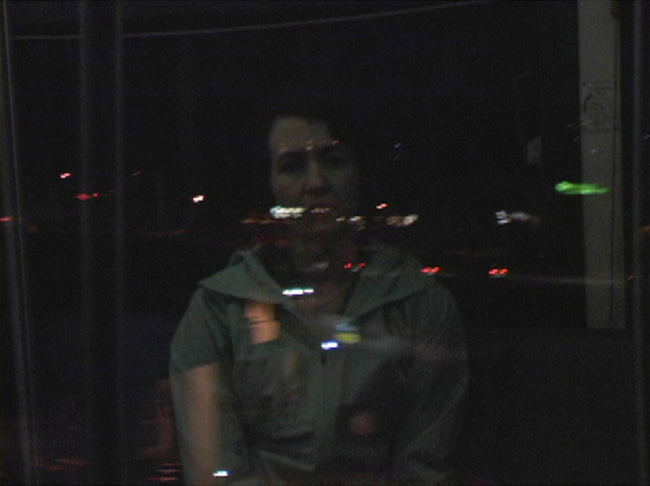
%> input picture Osmosis_reflectionSuppresion/figures/BusPortrait.jpg, 650 x 486 px; its folder holds only this picture in this run
$ octave osmosis_reflectionSuppress.m   (GNU Octave 9; MATLAB toolbox functions it lacks are replaced by stand-ins)
%> lines starting %> are read from the running program, lines starting %| are printed output that depends on the picture
### Osmosis_reflectionSuppresion/osmosis_d_vector.m
%% Authors: Simone Parisotto, Marco Caliari
% A on u: div(mask.*(grad u-((grad f)/f).*u))
% L on u: div(mask.*grad u)
% WW: input matrix field for anisotropic diffusion (w*h*4)
function [d1ij, d2ij] = osmosis_d_vector(v)
% Input:
%   umat  = shadowed image
%   umask = shadow boundary indicator function

[mx, my, ~] = size(v);

x  = linspace(1,mx,mx)';
y  = linspace(1,my,my)';
hx = (max(x)-min(x))/(mx-1);
hy = (max(y)-min(y))/(my-1);

% STANDARD DRIFT VECTOR FIELD d
d1ij = zeros(mx+1,my);
d2ij = zeros(mx,my+1);

d1ij(2:mx,:) = (diff(v,1,1)./(v(2:mx,:)+v(1:mx-1,:))*2/hx);%.*(mask(2:mx,:)+mask(1:mx-1,:))/2;
d2ij(:,2:my) = (diff(v,1,2)./(v(:,2:my)+v(:,1:my-1))*2/hy);%.*(mask(:,2:my)+mask(:,1:my-1))/2;

% [12 lines of commented-out code are left out]

end

### Osmosis_reflectionSuppresion/osmosis_reflectionSuppress.m
clear;

image_path_root = 'figures\'; % 'MFF_source_images\processed\'; %'source_images\'; %
foregrounds = dir([image_path_root,'*.*g']);
%directories = directories(~ismember({directories.name}, {'.', '..'}));

addpath(genpath('.'));

result_path = 'results\';
if ~exist(result_path, 'dir')
   mkdir(result_path)
end

h = 0.05;
offset = 1;
adam_it = 1751;
plot_img = false;

for index = 1:size(foregrounds, 1)

    foreground_filename = foregrounds(index).name;
    Im = im2double(imread([image_path_root,foreground_filename]))+offset;
    %Im = rgb2gray(Im);
    Im = imresize(Im,0.5);
%> Im: size 243x325x3 double
    [W, H, C] = size(Im);
%> W = 243; H = 325; C = 3

    % final all d1ij, d2ij and fusion by gradient mag
    d1ij = zeros([W+1, H, C]);
    d2ij = zeros([W, H+1, C]);
    for c = 1:C
        [d1ij(:,:,c), d2ij(:,:,c)] = osmosis_d_vector(Im(:,:,c)+eps);
    end
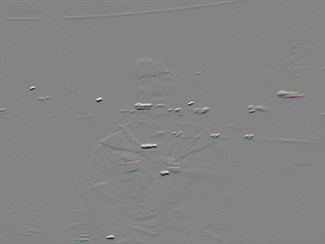
%> d1ij: size 244x325x3 double; mean R, G, B 0.000102, 8.25e-05, 3.11e-05; drawn with min black and max white
    %d1ij = d1ij*0.5; d2ij = d2ij*0.5;

    grad_mag_set = zeros([W, H, C]);
    for c = 1:C
        [gx, gy] = gradient(Im(:,:,c));
        grad_mag_set(:,:,c) = abs(imfilter(Im(:,:,c),[0,1,0;1,-4,1;0,1,0],'circular'));%sqrt(gx.^2+gy.^2);
    end
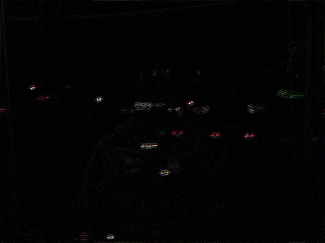
%> grad_mag_set: size 243x325x3 double; mean R, G, B 0.0205, 0.0195, 0.0207; drawn with min black and max white


    grad_mag_set = padarray(grad_mag_set, [1 1 0 0], 'replicate', 'both');  %'pre'
%> grad_mag_set: size 245x327x3 double
    grad_mag_set = (grad_mag_set(1:end-1,1:end-1,:)+grad_mag_set(1:end-1,2:end,:)+grad_mag_set(2:end,1:end-1,:)+grad_mag_set(2:end,2:end,:))/4;
%> grad_mag_set: size 244x326x3 double
    grad_mag_set = wthresh(grad_mag_set, 'h', h);                     % gradient thresholding
    ind = double(grad_mag_set == 0);
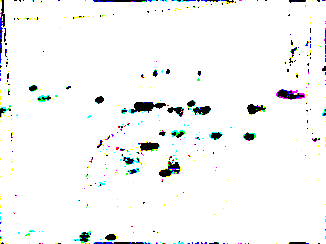
%> ind: size 244x326x3 double; mean R, G, B 0.96, 0.966, 0.966
    ind = imgaussfilt(double(ind),2);
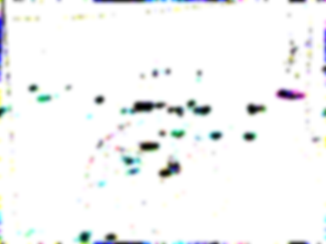
%> ind: size 244x326x3 double; mean R, G, B 0.959, 0.965, 0.965

    d1ij = (1-ind(:,2:end,:)).*d1ij;%d1ij(ind(:,2:end,:))*0.1;
    d2ij = (1-ind(2:end,:,:)).*d2ij;%d2ij(ind(2:end,:,:))*0.1;
    %%

%> (the run ends here)

$ run again, on Osmosis_reflectionSuppresion/figures/Dog-In-Window.jpg
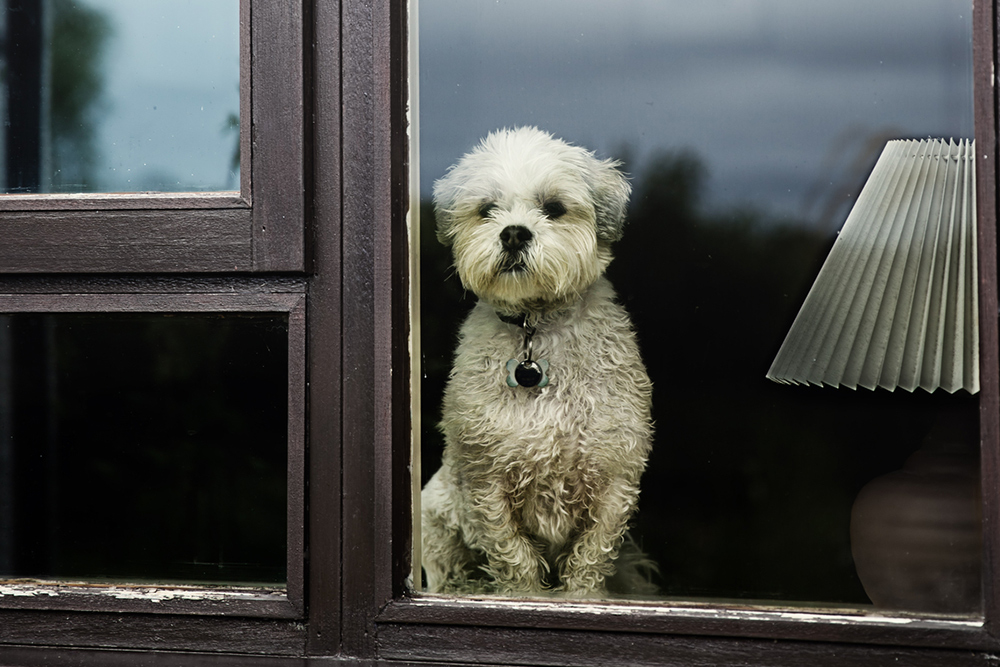
%> input picture Osmosis_reflectionSuppresion/figures/Dog-In-Window.jpg, 1000 x 667 px
%> after the loop `for c = 1:C`:
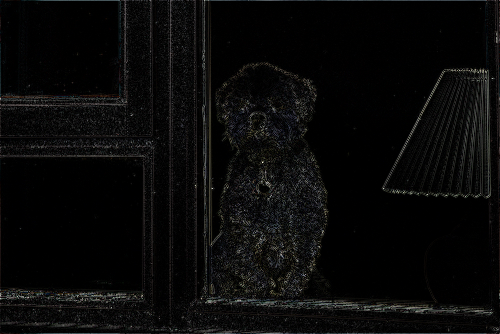
%> grad_mag_set: size 334x500x3 double; mean R, G, B 0.0685, 0.0682, 0.0663; drawn with min black and max white
%> `ind = imgaussfilt(double(ind),2);`:
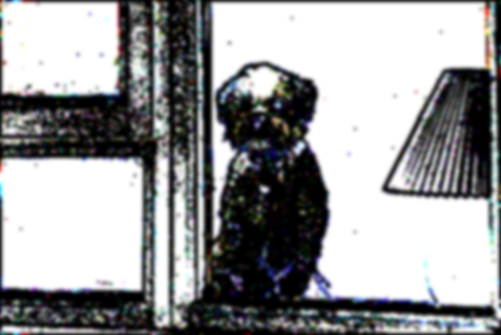
%> ind: size 335x501x3 double; mean R, G, B 0.606, 0.609, 0.613
